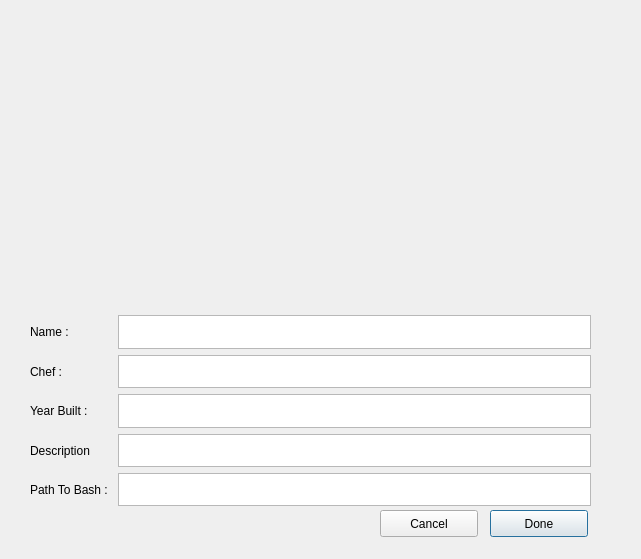
<?xml version="1.0" encoding="UTF-8"?>
<ui version="4.0">
 <class>EditApp</class>
 <widget class="QDialog" name="EditApp">
  <property name="geometry">
   <rect>
    <x>0</x>
    <y>0</y>
    <width>641</width>
    <height>559</height>
   </rect>
  </property>
  <property name="windowTitle">
   <string>Dialog</string>
  </property>
  <widget class="QWidget" name="gridLayoutWidget">
   <property name="geometry">
    <rect>
     <x>30</x>
     <y>315</y>
     <width>561</width>
     <height>191</height>
    </rect>
   </property>
   <layout class="QGridLayout" name="AppForm">
    <item row="0" column="1">
     <widget class="QTextEdit" name="newName"/>
    </item>
    <item row="0" column="0">
     <widget class="QLabel" name="name">
      <property name="text">
       <string>Name : </string>
      </property>
     </widget>
    </item>
    <item row="2" column="0">
     <widget class="QLabel" name="YearBuilt">
      <property name="text">
       <string>Year Built : </string>
      </property>
     </widget>
    </item>
    <item row="4" column="1">
     <widget class="QTextEdit" name="bashPath"/>
    </item>
    <item row="3" column="1">
     <widget class="QTextEdit" name="newDescription"/>
    </item>
    <item row="4" column="0">
     <widget class="QLabel" name="PathToBash">
      <property name="text">
       <string>Path To Bash : </string>
      </property>
     </widget>
    </item>
    <item row="1" column="1">
     <widget class="QTextEdit" name="author"/>
    </item>
    <item row="3" column="0">
     <widget class="QLabel" name="label">
      <property name="text">
       <string>Description</string>
      </property>
     </widget>
    </item>
    <item row="1" column="0">
     <widget class="QLabel" name="Chef">
      <property name="text">
       <string>Chef : </string>
      </property>
     </widget>
    </item>
    <item row="2" column="1">
     <widget class="QTextEdit" name="newYear"/>
    </item>
   </layout>
  </widget>
  <widget class="QLabel" name="logo">
   <property name="geometry">
    <rect>
     <x>150</x>
     <y>10</y>
     <width>331</width>
     <height>301</height>
    </rect>
   </property>
   <property name="text">
    <string/>
   </property>
   <property name="pixmap">
    <pixmap>../waiter.gif</pixmap>
   </property>
  </widget>
  <widget class="QPushButton" name="Done">
   <property name="geometry">
    <rect>
     <x>490</x>
     <y>510</y>
     <width>98</width>
     <height>27</height>
    </rect>
   </property>
   <property name="text">
    <string>Done</string>
   </property>
  </widget>
  <widget class="QPushButton" name="Cancel">
   <property name="geometry">
    <rect>
     <x>380</x>
     <y>510</y>
     <width>98</width>
     <height>27</height>
    </rect>
   </property>
   <property name="text">
    <string>Cancel</string>
   </property>
  </widget>
 </widget>
 <resources/>
 <connections/>
</ui>
